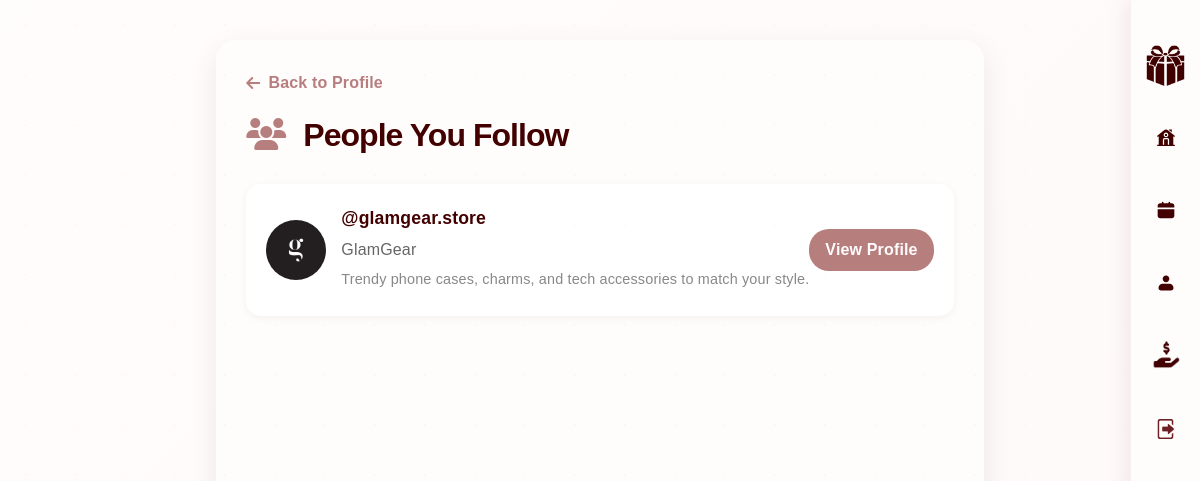
Page /following.php (signed in) on the committed database.
### tables this page shows
CREATE TABLE `users` (
  `username` varchar(50) NOT NULL,
  `name` varchar(100) NOT NULL,
  `photo_url` varchar(255) DEFAULT NULL,
  `bio` text,
  `user_type` enum('user','store') DEFAULT 'user',
  `email` varchar(100) NOT NULL,
  `password` varchar(255) NOT NULL,
  `created_at` timestamp NOT NULL DEFAULT CURRENT_TIMESTAMP
);

### following.php (the view, shortened to what this page needs)
<?php
require_once 'config.php';
$username = getCurrentUser();
$stmt = $pdo->prepare("
    SELECT u.username, u.name, u.photo_url, u.bio
    FROM friends f
    JOIN users u ON f.username_2 = u.username
    WHERE f.username_1 = ?
    ORDER BY u.username
");
$stmt->execute([$username]);
$following = $stmt->fetchAll(PDO::FETCH_ASSOC);
?>
<!DOCTYPE html>
<html lang="en">
    <head>
        <link rel="stylesheet" href="style.css">
        <link rel="stylesheet" href="https://cdnjs.cloudflare.com/ajax/libs/font-awesome/6.5.0/css/all.min.css">
    </head>
    <body>
        <div class="sidebar">
            <div class="sidebar-icons">
                <a href="#" class="sidebar-icon logo-icon">
                    <img src="images/logo.png" alt="WOD Logo" class="sidebar-logo" />
                </a>
                <a href="posts.php" class="sidebar-icon">
                    <img src="images/icons/home.svg" alt="Home" class="sidebar-icon-img" />
                </a>
                <a href="calendar.php" class="sidebar-icon">
                    <img src="images/icons/calender.svg" alt="calendar" class="sidebar-icon-img" />
                </a>
                <a href="profile.php" class="sidebar-icon">
                    <img src="images/icons/profile.svg" alt="Profile" class="sidebar-icon-img" />
                </a>
                <a href="group_dashboard.php" class="sidebar-icon">
                    <img src="images/icons/groups.png?v=2" alt="Groups" class="sidebar-icon-img" />
                </a>
                <a href="logout.php" class="sidebar-icon" onclick="return confirm('Are you sure you want to log out?')">
                    <img src="images/icons/logout.png" alt="Logout" class="sidebar-icon-img" />
                </a>
            </div>
        </div>
        <main class="following-container">
            <a href="profile.php" class="back-link">
                <i class="fas fa-arrow-left"></i> Back to Profile
            </a>
            <h1 style="color: #430000; margin-bottom: 30px;">
    <i class="fas fa-users" style="color:#B77E7E; margin-right: 10px;"></i> People You Follow
</h1>
            <?php if (count($following) > 0): ?>
                <div class="following-list">
                    <?php foreach ($following as $user): ?>
                        <div class="user-card">
                            <img src="<?php echo htmlspecialchars($user['photo_url'] ?? 'images/profile-pic.jpg'); ?>"
                                 alt="<?php echo htmlspecialchars($user['name']); ?>" class="user-avatar">
                            <div class="user-info">
                                <p class="username">@<?php echo htmlspecialchars($user['username']); ?></p>
                                <p class="user-name"><?php echo htmlspecialchars($user['name']); ?></p>
                                <?php if (!empty($user['bio'])): ?>
                                    <p class="user-bio"><?php echo htmlspecialchars($user['bio']); ?></p>
                                <?php endif; ?>
                            </div>
                            <a href="friend_profile.php?username=<?php echo urlencode($user['username']); ?>" class="view-profile-btn">
                                View Profile
                            </a>
                        </div>
                    <?php endforeach; ?>
                </div>
            <?php endif; ?>
        </main>
    </body>
</html>

### style.css (style rules this page uses)
* { margin: 0; padding: 0; box-sizing: border-box; font-family: "Poppins", sans-serif; }
body { font-family: 'Poppins', sans-serif; background: linear-gradient(135deg, #FFFCFC 0%, #FFF9F9 100%); margin: 0; padding: 0; color: #430000; line-height: 1.6; letter-spacing: 0.01em; -webkit-font-smoothing: antialiased; -moz-osx-font-smoothing: grayscale; position: relative; overflow-x: hidden; min-height: 100vh; display: flex; flex-direction: column; }
body::before { content: ''; position: fixed; top: -50%; right: -50%; width: 200%; height: 200%; background: radial-gradient(circle, rgba(183, 126, 126, 0.03) 1px, transparent 1px); background-size: 50px 50px; pointer-events: none; z-index: 0; animation: float 20s ease-in-out infinite; }
body::after { content: ''; position: fixed; bottom: -30%; left: -30%; width: 60%; height: 60%; background: radial-gradient(circle, rgba(101, 0, 0, 0.02) 0%, transparent 70%); pointer-events: none; z-index: 0; animation: float 25s ease-in-out infinite reverse; }
h1, h2, h3, h4, h5, h6 { font-weight: 600; letter-spacing: -0.02em; line-height: 1.2; color: #430000; }
h1 { font-weight: 700; letter-spacing: -0.03em; }
html { scroll-behavior: smooth; }
main { flex: 1; }
.sidebar { position: fixed; right: 0; top: 0; bottom: 60px; width: 70px; background: rgba(255, 252, 252, 0.95); backdrop-filter: blur(10px); -webkit-backdrop-filter: blur(10px); box-shadow: -4px 0 20px rgba(101, 0, 0, 0.08); display: flex; flex-direction: column; align-items: center; justify-content: flex-start; padding-top: 40px; z-index: 1000; border-left: 1px solid rgba(183, 126, 126, 0.1); transition: all 0.3s ease; animation: slideInRight 0.6s ease-out; }
.sidebar-icons { display: flex; flex-direction: column; align-items: center; gap: 25px; }
.sidebar-icon { background-color: transparent; border-radius: 12px; width: 48px; height: 48px; display: flex; align-items: center; justify-content: center; transition: all 0.3s cubic-bezier(0.4, 0, 0.2, 1); cursor: pointer; position: relative; }
.sidebar-icon::before { content: ''; position: absolute; inset: 0; border-radius: 12px; background: linear-gradient(135deg, rgba(183, 126, 126, 0.1) 0%, rgba(183, 126, 126, 0.05) 100%); opacity: 0; transition: opacity 0.3s ease; }
.sidebar-icon-img { width: 20px; height: 20px; }
.logo-icon img { width: 45px; height: 45px; }
.sidebar-icon img[src*="groups.png"] { width: 42px; height: 42px; }
.sidebar { position: fixed; right: 0; top: 0; width: 70px; height: 100%; background: rgba(255, 252, 252, 0.95); backdrop-filter: blur(10px); -webkit-backdrop-filter: blur(10px); box-shadow: -4px 0 20px rgba(101, 0, 0, 0.08); display: flex; flex-direction: column; align-items: center; padding-top: 40px; z-index: 1000; border-left: 1px solid rgba(183, 126, 126, 0.1); }
* { font-family: 'Poppins', sans-serif; }
.username { font-size: 32px; font-weight: 600; color: #430000; margin: 0; }
.username { white-space: normal; overflow: visible; text-overflow: unset; max-width: none; }
html, body { height: 100%; }
html { scrollbar-width: thin; scrollbar-color: rgba(183, 126, 126, 0.3) transparent; -ms-overflow-style: none; }

### rows in the picture
users: photo_url (picture), username "glamgear.store", name "GlamGear", bio "Trendy phone cases, charms, and tech accessories to match your style."
